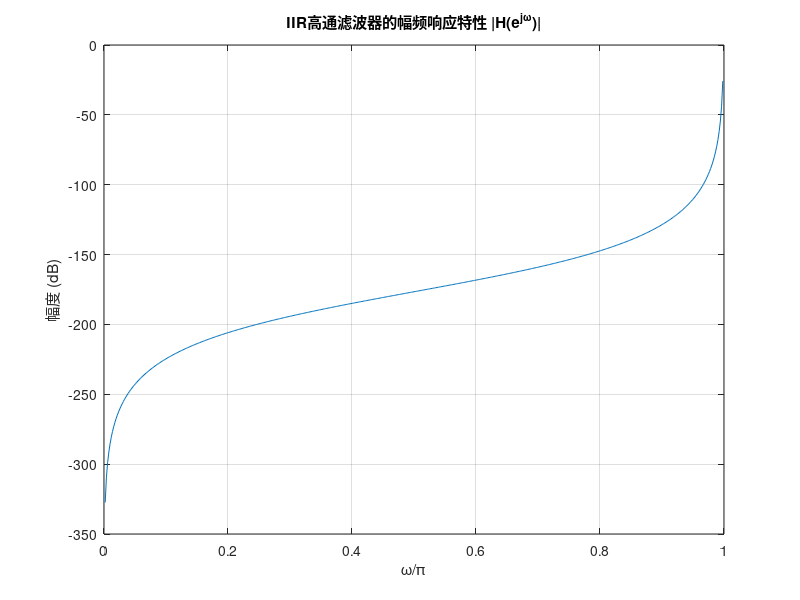
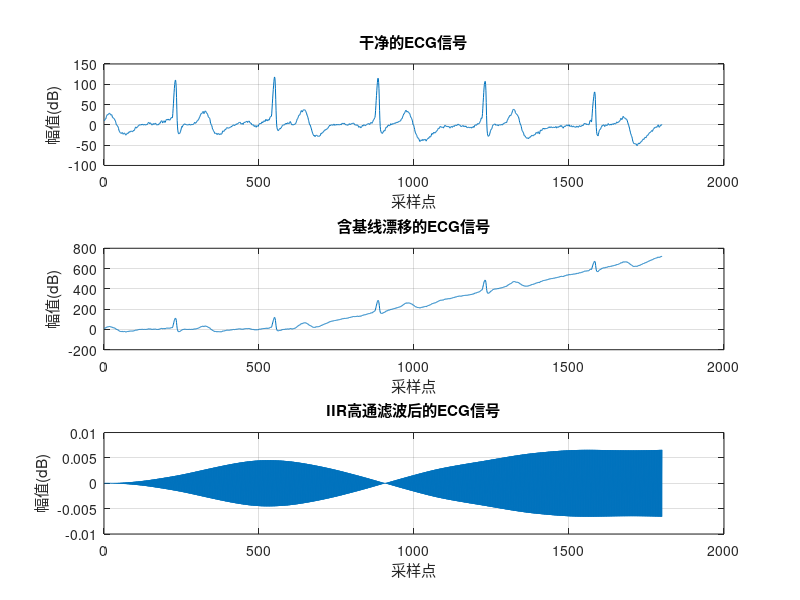
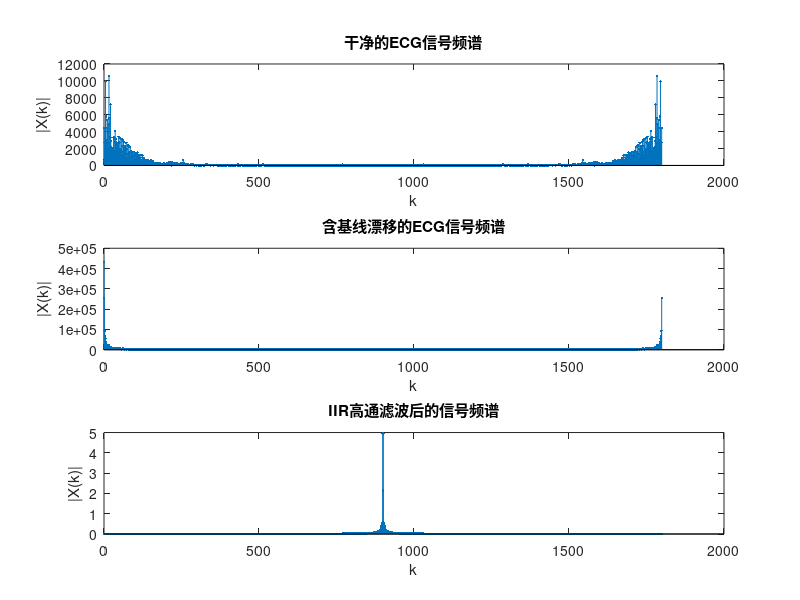

Write MATLAB code to recreate these figures, in order. (Note: this script raises an error after producing the figures.)
%代码功能：
% 1.导入ECG心电图信号
% 2.向干净的ECG信号添加基线漂移干扰
% 3.设计IIR高通滤波器消除基线漂移
% 4.可视化原始信号、含噪声信号和滤波后信号的时域和频域特性
% 5.题目要求：设计一个高通滤波器滤除心电信号中的基线低频干扰
% 6.通带截止频率 Wp=0.0028π，阻带截止频率 Ws=0.0012π
% 7.阻带衰减不小于15 dB，通带衰减不大于1 dB

clear,clc;
% 导入ECG心电信号数据
val = importdata('Ecg.txt');
signal = val(1,1:1800);
Fs = 500; % 采样频率设置为500Hz

% 显示干净的ECG信号的时域波形
figure(2);
subplot(3,1,1);
plot(signal);
title('干净的ECG信号');
xlabel('采样点');ylabel('幅值(dB)');
grid on;

% 计算并显示干净的ECG信号的频谱
XK1=fft(signal,1800); % 对信号进行傅里叶变换
magXK1=abs(XK1); % 计算幅频特性
figure(3);
subplot(3,1,1);
k1=0:length(magXK1)-1;
stem(k1,magXK1,'.'); % 信号幅频特性曲线
xlabel('k');
ylabel('|X(k)|');
title('干净的ECG信号频谱');

% 加入基线漂移信号（模拟低频干扰）
% 基线漂移是心电信号中常见的低频干扰，通常由呼吸、体位变化、电极接触不良等因素引起
% 在这个实验中，我们模拟了一个典型的基线漂移：开始平稳，然后逐渐向上偏移
n1=length(signal)/3;
x1=zeros(1,n1); % 前1/3的信号为0（初始基线平稳）
t=1:length(signal)-n1;
x2=(length(signal)-n1)/2000*(t-1)+1; % 后2/3的信号为线性增加的斜坡（基线逐渐偏移）
% 这里的斜率为(length(signal)-n1)/2000，使基线缓慢上升
% 最终形成的基线漂移是一个阶跃+斜坡的组合，这是临床心电图中常见的漂移形式
noise3=[x1,x2]; % 组合成基线漂移干扰
signal3=noise3+signal; % 将干扰加入到原始信号中

% 显示含基线漂移的ECG信号的时域波形
figure(2);
subplot(3,1,2);
plot(signal3);
title('含基线漂移的ECG信号');
xlabel('采样点');ylabel('幅值(dB)');
grid on;

% 计算并显示含基线漂移的ECG信号的频谱
% 基线漂移作为低频干扰，主要影响信号的低频部分
% 在频谱上会表现为直流分量和极低频部分的幅值增大
XK2=fft(signal3,1800);
magXK2=abs(XK2); % 幅频特性
figure(3);
subplot(3,1,2);
k2=0:length(magXK2)-1;
stem(k2,magXK2,'.'); % 信号幅频特性曲线
xlabel('k');
ylabel('|X(k)|');
title('含基线漂移的ECG信号频谱');

% IIR高通滤波器设计
% 由于基线漂移是低频干扰，使用高通滤波器可以有效滤除这些低频成分
% 同时保留ECG信号中的高频有用成分（如QRS波群等）
% 根据题目要求设置参数
wp = 0.0028*pi; % 通带截止频率
ws = 0.0012*pi; % 阻带截止频率
Rp = 1;         % 通带衰减不大于1 dB
Rs = 15;        % 阻带衰减不小于15 dB

% 进行预畸变以适应巴特沃斯滤波器设计
wp1=2*Fs*tan(wp/2);
ws1=2*Fs*tan(ws/2);

% 计算巴特沃斯滤波器的阶数和截止频率
[N,Wn]=buttord(wp1,ws1,Rp,Rs,'s');
[b,a]=butter(N,Wn,'high','s'); % 设计模拟高通滤波器

% 原型滤波器设计
[Z,P,K]=buttap(N);

% 使用双线性变换将模拟滤波器转换为数字滤波器
[bz,az]=bilinear(b,a,Fs);

% 计算滤波器的频率响应特性
[H,W]=freqz(bz,az);

% 对含噪声的信号进行滤波处理
y=filter(bz,az,signal3); % 进行高通滤波

% 显示滤波器的幅频响应特性
figure(1);
subplot(1,1,1);
plot(W/pi,20*log10(abs(H)));
xlabel('\omega/\pi');
ylabel('幅度 (dB)');
title('IIR高通滤波器的幅频响应特性 |H(e^{jω})|');
grid on;

% 显示滤波后的ECG信号的时域波形
figure(2);
subplot(3,1,3);
plot(y);
title('IIR高通滤波后的ECG信号');
xlabel('采样点');ylabel('幅值(dB)');
grid on;

% 计算并显示滤波后的ECG信号的频谱
XK3=fft(y,1800);
magXK3=abs(XK3); % 幅频特性
figure(3);
subplot(3,1,3);
k3=0:length(magXK3)-1;
stem(k3,magXK3,'.'); % 信号幅频特性曲线
xlabel('k');
ylabel('|X(k)|');
title('IIR高通滤波后的信号频谱');

% 进行滤波前后信号频谱的对比分析
figure(4);
subplot(2,1,1);
plot(signal3); hold on; plot(y); hold on; plot(signal);
title('时域波形对比：含基线漂移信号(蓝)、滤波后信号(橙)和原始信号(黄)');
xlabel('采样点');
ylabel('幅值');
legend('含基线漂移的信号','滤波后的信号','原始干净信号');
grid on;

subplot(2,1,2);
stem(k2,magXK2,'b.'); hold on; stem(k3,magXK3,'r.'); 
title('频域特性对比：滤波前(蓝)和滤波后(红)');
xlabel('k');
ylabel('|X(k)|');
legend('含基线漂移的信号频谱','滤波后的信号频谱');
grid on;
